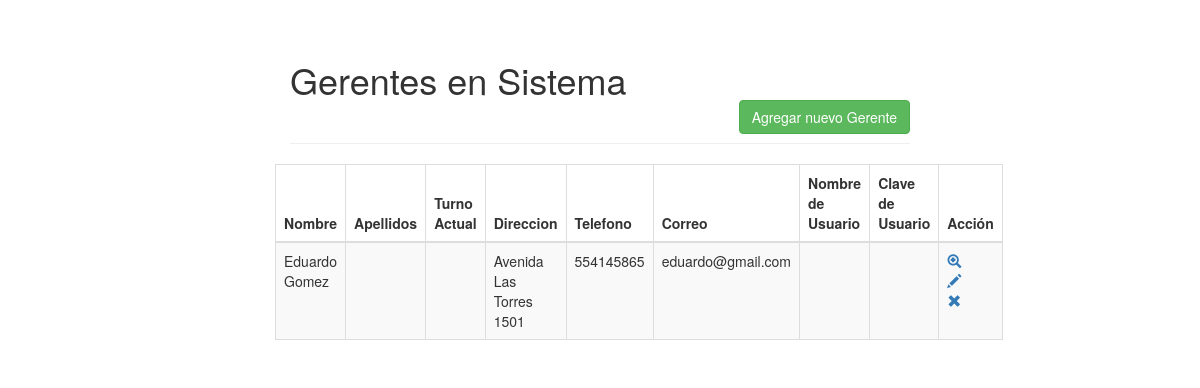
The app's page /TablaGerenteTurno/index.php, older data.
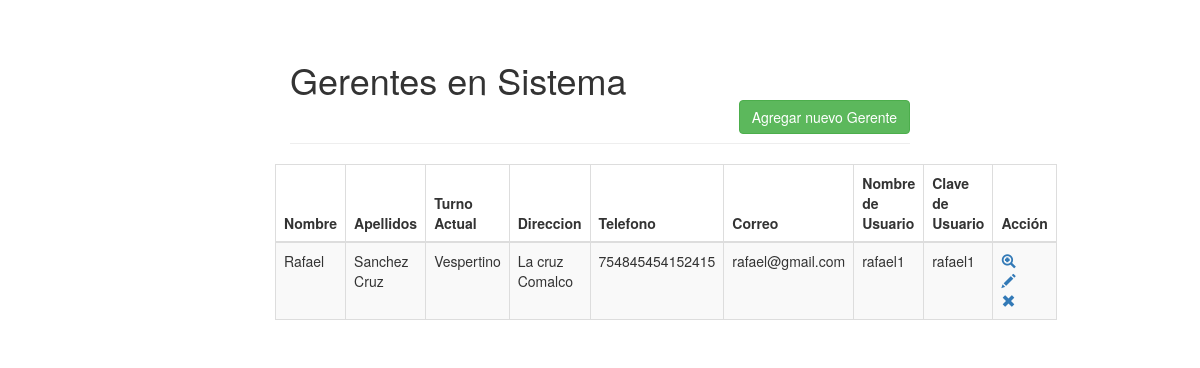
The same page, newer data.
### tables this page shows
CREATE TABLE `t_gerenteturno` (
  `id` int(11) NOT NULL,
  `nombre` varchar(100) NOT NULL,
  `apellidos` varchar(255) NOT NULL,
  `turno` varchar(255) DEFAULT NULL,
  `direccion` varchar(255) NOT NULL,
  `telefono` varchar(255) NOT NULL,
  `email` varchar(255) NOT NULL,
  `usuariogerente` varchar(255) NOT NULL,
  `clavegerente` varchar(255) NOT NULL
);

### TablaGerenteTurno/index.php (the view, shortened to what this page needs)
<!DOCTYPE html>
<html lang="en">
<head>
    <link rel="stylesheet" href="https://maxcdn.bootstrapcdn.com/bootstrap/3.3.7/css/bootstrap.css">
</head>
<body>
    <div class="wrapper">
        <div class="container-fluid">
            <div class="row">
                <div class="col-md-12">
                    <div class="page-header clearfix">
                        <h1 class="pull-left">Gerentes en Sistema</h1><br><br>
                        <br><a href="create.php" class="btn btn-success pull-right">Agregar nuevo Gerente</a></div>
                    </div>
                    <?php
                    require_once "config.php";
                    $sql = "SELECT * FROM t_gerenteturno";
                    if($result = mysqli_query($link, $sql)){
                        if(mysqli_num_rows($result) > 0){
                            echo "<table class='table table-bordered table-striped'>";
                                echo "<thead>";
                                    echo "<tr>";
                                        echo "<th>Nombre</th>";
                                        echo "<th>Apellidos</th>";
                                        echo "<th>Turno Actual</th>";
                                        echo "<th>Direccion</th>";
                                        echo "<th>Telefono</th>";
                                        echo "<th>Correo</th>";
                                        echo "<th>Nombre de Usuario</th>";
                                        echo "<th>Clave de Usuario</th>";
                                        echo "<th>Acción</th>";
                                    echo "</tr>";
                                echo "</thead>";
                                echo "<tbody>";
                                while($row = mysqli_fetch_array($result)){
                                    echo "<tr>";
                                        echo "<td>" . $row['nombre'] . "</td>";
                                        echo "<td>" . $row['apellidos'] . "</td>";
                                        echo "<td>" . $row['turno'] . "</td>";
                                        echo "<td>" . $row['direccion'] . "</td>";
                                        echo "<td>" . $row['telefono'] . "</td>";
                                        echo "<td>" . $row['email'] . "</td>";
                                        echo "<td>" . $row['usuariogerente'] . "</td>";
                                        echo "<td>" . $row['clavegerente'] . "</td>";
                                        echo "<td>";
                                            echo "<a href='read.php?id=". $row['id'] ."' title='Ver producto a detalle' data-toggle='tooltip'><span class='glyphicon glyphicon-zoom-in'></span></a>";
                                            echo "<a href='update.php?id=". $row['id'] ."' title='Actualizar' data-toggle='tooltip'><span class='glyphicon glyphicon-pencil'></span></a>";
                                            echo "<a href='delete.php?id=". $row['id'] ."' title='Eliminar' data-toggle='tooltip'><span class='glyphicon glyphicon-remove'></span></a>";
                                        echo "</td>";
                                    echo "</tr>";
                                }
                                echo "</tbody>";
                            echo "</table>";
                        } else{
                            echo "<p class='lead'><em>No records were found.</em></p>";
                        }
                    } else{
                        echo "ERROR: Could not able to execute $sql. " . mysqli_error($link);
                    }
                    ?>
                </div>
            </div>
        </div>
</body>
</html>

### TablaGerenteTurno/index.php (style rules this page uses)
.wrapper { width: 650px; margin: 0 auto; }
table tr td:last-child a { margin-right: 15px; }

Row changes from the older to the newer data that the page shows:
removed t_gerenteturno: nombre "Eduardo Gomez", direccion "Avenida Las Torres 1501", telefono "554145865", email "eduardo@gmail.com"
added t_gerenteturno: nombre "Rafael", apellidos "Sanchez Cruz", turno "Vespertino", direccion "La cruz Comalco", telefono "754845454152415", email "rafael@gmail.com", usuariogerente "rafael1", clavegerente "rafael1"
